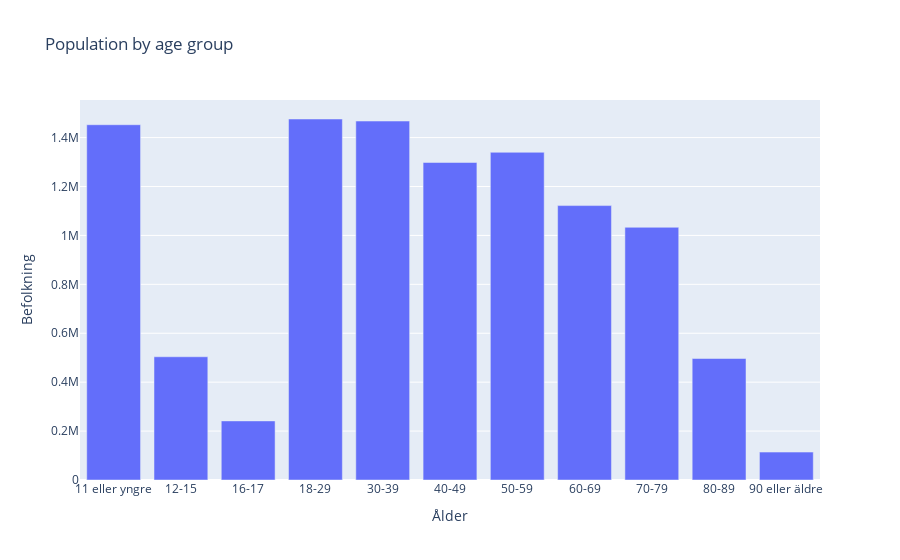

This figure's notebook cell:
### Code cell
eleven_younger = Kids_population - twelve_seventeen_population
ages_data = vaccine_data.groupby("Ålder")["Befolkning"].sum().reset_index()

# Created a new row to be added to the ages_data dataframe
eleven_grouping = {"Ålder": "11 eller yngre", "Befolkning": eleven_younger}

# Adds the new row to index position -1 which is the last one in the dataframe
ages_data.loc[-1] = eleven_grouping
# Adds 1 to ever index and resorts the index to move "11 eller yngre" to the top of the dataframe
ages_data.index = ages_data.index + 1
ages_data = ages_data.sort_index()

age_groups_diagram = px.bar(ages_data, x="Ålder", y="Befolkning", title="Population by age group")

age_groups_diagram.write_html("./Visualiseringar/Age_group_diagram.html")

age_groups_diagram

### Figure 1 — Plotly figure (JSON) as saved in the notebook; plotly's stock layout.template omitted (floating-point values rounded to 4 significant figures)
{"data": [{"alignmentgroup": "True", "hovertemplate": "Ålder=%{x}<br>Befolkning=%{y}<extra></extra>", "legendgroup": "", "marker": {"color": "#636efa", "pattern": {"shape": ""}}, "name": "", "offsetgroup": "", "orientation": "v", "showlegend": false, "textposition": "auto", "type": "bar", "x": ["11 eller yngre", "12-15", "16-17", "18-29", "30-39", "40-49", "50-59", "60-69", "70-79", "80-89", "90 eller äldre"], "xaxis": "x", "y": [1452510, 503831, 241539, 1475950, 1467590, 1298156, 1339798, 1121922, 1033113, 496750, 114141], "yaxis": "y"}], "layout": {"barmode": "relative", "legend": {"tracegroupgap": 0}, "title": {"text": "Population by age group"}, "xaxis": {"anchor": "y", "domain": [0, 1], "title": {"text": "Ålder"}}, "yaxis": {"anchor": "x", "domain": [0, 1], "title": {"text": "Befolkning"}}}}
